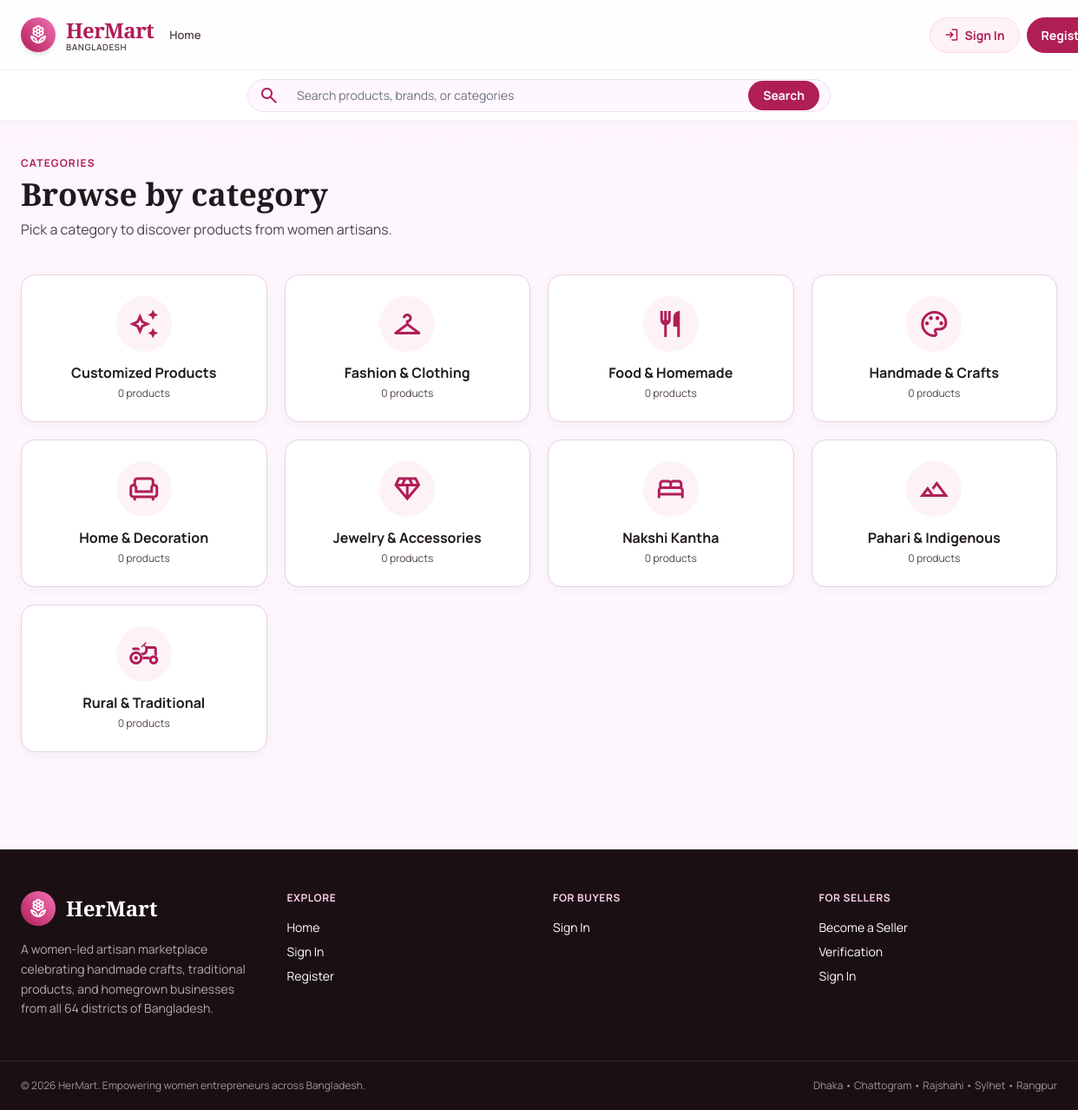
Screenshot of /customer/categories.php with the database file from the repository.
### tables this page shows
CREATE TABLE `categories` (
  `id` INT AUTO_INCREMENT PRIMARY KEY,
  `name` VARCHAR(80) NOT NULL,
  `slug` VARCHAR(80) NOT NULL UNIQUE,
  `icon` VARCHAR(60) DEFAULT 'category',
  `description` VARCHAR(255) DEFAULT NULL
);

### includes/functions.php (called while the page is built, shortened)
<?php
require_once __DIR__ . '/db.php';
function url($path) {
    return $path;
}
    ?>

### includes/db.php (called while the page is built, shortened)
<?php
$host = DB_HOST;
$user = DB_USER;
$pass = DB_PASS;
$db   = DB_NAME;
$port = DB_PORT;
$conn = @new mysqli($host, $user, $pass, $db, $port);
$db_ready = !$conn->connect_error;
function db_select($sql, $types = '', $params = []) {
    global $conn, $db_ready;
    $stmt = $conn->prepare($sql);
    if (!$stmt->execute()) {
        error_log('[HerMart] db_select execute failed: ' . $stmt->error . ' | SQL: ' . $sql);
        $stmt->close();
        return [];
    }
    $res = $stmt->get_result();
    $rows = $res ? $res->fetch_all(MYSQLI_ASSOC) : [];
    return $rows;
}
function h($str) {
    return htmlspecialchars((string)$str, ENT_QUOTES, 'UTF-8');
}

### includes/auth.php (called while the page is built, shortened)
<?php
require_once __DIR__ . '/functions.php';
function is_logged_in() {
    return !empty($_SESSION['user']['id']);
}

### customer/categories.php (the view, shortened to what this page needs)
<?php
require_once __DIR__ . '/../includes/init.php';
$cats = db_select("SELECT c.*, COUNT(p.id) AS product_count FROM categories c
                   LEFT JOIN products p ON p.category_id = c.id
                   GROUP BY c.id ORDER BY c.name ASC");
$catInfo = null;
include __DIR__ . '/../includes/header.php';
?>
<section class="bg-gradient-to-b from-primary-light/40 to-transparent">
  <div class="max-w-7xl mx-auto px-4 md:px-6 py-10">
    <p class="text-xs uppercase tracking-widest font-bold text-primary">Categories</p>
    <h1 class="font-serif text-3xl md:text-4xl font-bold mt-2">
      <?= $catInfo ? h($catInfo['name']) : 'Browse by category' ?>
    </h1>
    <p class="text-on-surface-variant mt-2 max-w-2xl">
      <?= $catInfo ? 'Explore all products in this category.' : 'Pick a category to discover products from women artisans.' ?>
    </p>
  </div>
</section>
<?php if (!$catInfo): ?>
<section class="max-w-7xl mx-auto px-4 md:px-6 pb-12">
  <div class="grid grid-cols-2 sm:grid-cols-3 lg:grid-cols-4 gap-5">
    <?php foreach ($cats as $c): ?>
      <a href="?cat=<?= h($c['slug']) ?>" class="hm-card p-6 flex flex-col items-center text-center group">
        <div class="w-16 h-16 rounded-full bg-primary-light flex items-center justify-center mb-3 group-hover:scale-110 transition-transform">
          <span class="material-symbols-outlined text-primary text-4xl"><?= h($c['icon']) ?></span>
        </div>
        <h3 class="font-bold text-on-surface"><?= h($c['name']) ?></h3>
        <p class="text-xs text-on-surface-variant mt-1"><?= (int)$c['product_count'] ?> products</p>
      </a>
    <?php endforeach; ?>
  </div>
</section>
<?php endif; ?>
<?php include __DIR__ . '/../includes/footer.php'; ?>

### includes/header.php (shortened to what this page needs)
<?php
$self = basename($_SERVER['PHP_SELF']);
$nav_role = $_SESSION['user']['role'] ?? 'guest';
$logged_in = is_logged_in();
$header_search_query = trim($_GET['q'] ?? '');
$show_shop_search = $nav_role !== 'admin';
function navActive($self, $target) {
    return $self === $target ? ' hm-nav-link-active' : '';
}
$self_path = $_SERVER['PHP_SELF'] ?? '';
$in_sub = (strpos($self_path, '/customer/') !== false)
       || (strpos($self_path, '/seller/')   !== false)
       || (strpos($self_path, '/admin/')    !== false);
$base = $in_sub ? '../' : '';
?>
<!DOCTYPE html>
<html lang="en">
<head>
<script src="https://cdn.tailwindcss.com?plugins=forms,container-queries"></script>
<link rel="stylesheet" href="<?= h(url($base . 'assets/css/style.css')) ?>">
</head>
<body class="bg-surface text-on-surface font-sans min-h-screen flex flex-col antialiased selection:bg-primary selection:text-white">
<header class="w-full border-b border-outline/50 bg-white/85 backdrop-blur-md sticky top-0 z-50">
  <div class="max-w-7xl mx-auto px-4 pr-2 md:px-6 md:pr-0 h-20 flex items-center justify-between gap-3">
    <a href="<?= h($base) ?>index.php" class="flex items-center gap-3 group shrink-0">
      <div class="w-10 h-10 rounded-full bg-gradient-to-tr from-primary to-pink-400 flex items-center justify-center text-white shadow-md group-hover:scale-105 transition-transform">
        <span class="material-symbols-outlined text-2xl">local_florist</span>
      </div>
      <div class="hidden sm:block">
        <span class="font-serif text-2xl font-bold tracking-tight text-primary">HerMart</span>
        <span class="block text-[10px] tracking-wider uppercase font-semibold text-on-surface-variant -mt-1">Bangladesh</span>
      </div>
    </a>
    <nav class="hm-primary-nav<?= $nav_role === 'customer' ? ' hm-primary-nav-customer' : '' ?> hidden lg:flex items-center gap-1 text-sm font-medium text-on-surface-variant" aria-label="Main navigation" tabindex="0">
      <a class="hm-nav-link<?= navActive($self, 'index.php') ?>" href="<?= h($base) ?>index.php">Home</a>
    </nav>
    <div class="hm-header-actions flex items-center gap-2 shrink-0">
      <?php if ($logged_in): ?>
        <?php if ($nav_role === 'seller'): ?>
          <a href="<?= h($base) ?>seller/dashboard.php" class="hm-nav-icon<?= navActivePrefix($self, 'dashboard') ?>" title="Dashboard">
            <span class="material-symbols-outlined text-[20px]">dashboard</span>
          </a>
          <a href="<?= h($base) ?>seller/products.php" class="hm-nav-icon<?= navActivePrefix($self, 'product') ?>" title="My Products">
            <span class="material-symbols-outlined text-[20px]">inventory_2</span>
          </a>
          <a href="<?= h($base) ?>seller/add-product.php" class="hm-nav-icon<?= navActivePrefix($self, 'add-product') ?>" title="Add Product">
            <span class="material-symbols-outlined text-[20px]">add_box</span>
          </a>
          <a href="<?= h($base) ?>seller/settings.php" class="hm-nav-icon<?= navActive($self, 'settings.php') ?>" title="Settings">
            <span class="material-symbols-outlined text-[20px]">settings</span>
          </a>
        <?php elseif ($nav_role === 'admin'): ?>
          <a href="<?= h($base) ?>admin/dashboard.php" class="hm-nav-icon" title="Admin">
            <span class="material-symbols-outlined text-[20px]">admin_panel_settings</span>
          </a>
        <?php else: ?>
          <a href="<?= h($base) ?>customer/profile.php" class="hm-nav-icon<?= navActive($self, 'profile.php') ?>" title="My Profile">
            <span class="material-symbols-outlined text-[20px]">person</span>
          </a>
          <a href="<?= h($base) ?>customer/orders.php" class="hm-nav-icon<?= navActive($self, 'orders.php') ?>" title="My Orders">
            <span class="material-symbols-outlined text-[20px]">receipt_long</span>
          </a>
        <?php endif; ?>
        <a href="<?= h($base) ?>logout.php" class="hm-nav-logout" title="Log out">
          <span class="material-symbols-outlined text-[18px]">logout</span>
          <span class="hidden md:inline">Logout</span>
        </a>
      <?php else: ?>
        <a href="<?= h($base) ?>login.php" class="hm-nav-pill">
          <span class="material-symbols-outlined text-[18px]">login</span>
          <span>Sign In</span>
        </a>
        <a href="<?= h($base) ?>register.php" class="hm-nav-pill bg-primary text-white hover:bg-primary-dark border-primary">
          <span>Register</span>
        </a>
      <?php endif; ?>
    </div>
  </div>
  <?php if ($show_shop_search): ?>
  <div class="border-t border-outline/30 bg-white/95">
    <form action="<?= h($base) ?>customer/products.php" method="get" role="search" class="max-w-7xl mx-auto px-4 md:px-6 py-2.5">
      <div class="flex items-center gap-2 max-w-2xl mx-auto rounded-full border border-outline/60 bg-surface px-3 focus-within:border-primary focus-within:ring-2 focus-within:ring-primary/15">
        <span class="material-symbols-outlined text-primary" aria-hidden="true">search</span>
        <input type="search" name="q" value="<?= h($header_search_query) ?>" placeholder="Search products, brands, or categories" aria-label="Search products" class="min-w-0 flex-1 border-0 bg-transparent py-2 text-sm focus:ring-0">
        <button type="submit" class="hm-btn hm-btn-primary px-4 py-2" aria-label="Search products">Search</button>
      </div>
    </form>
  </div>
  <?php endif; ?>
</header>
<main class="flex-1">

### includes/footer.php (shortened to what this page needs)
<?php
$self_path = $_SERVER['PHP_SELF'] ?? '';
$in_sub = (strpos($self_path, '/customer/') !== false)
       || (strpos($self_path, '/seller/')   !== false)
       || (strpos($self_path, '/admin/')    !== false);
$base = $in_sub ? '../' : '';
$logged_in_footer = is_logged_in();
?>
</main>
<footer class="bg-[#1a1014] text-white mt-16">
  <div class="max-w-7xl mx-auto px-4 md:px-6 py-12 grid grid-cols-2 md:grid-cols-4 gap-8">
    <div class="col-span-2 md:col-span-1">
      <div class="flex items-center gap-3 mb-4">
        <div class="w-10 h-10 rounded-full bg-gradient-to-tr from-primary to-pink-400 flex items-center justify-center text-white">
          <span class="material-symbols-outlined text-2xl">local_florist</span>
        </div>
        <span class="font-serif text-2xl font-bold text-white">HerMart</span>
      </div>
      <p class="text-sm text-pink-100/70 leading-relaxed">
        A women-led artisan marketplace celebrating handmade crafts, traditional products, and homegrown businesses from all 64 districts of Bangladesh.
      </p>
    </div>
    <div>
      <h4 class="text-xs uppercase tracking-wider font-bold text-pink-200 mb-4">Explore</h4>
      <ul class="space-y-2 text-sm">
        <li><a class="hover:text-pink-300" href="<?= h($base) ?>index.php">Home</a></li>
        <?php if ($logged_in_footer): ?>
          <li><a class="hover:text-pink-300" href="<?= h($base) ?>customer/home.php">Shop Home</a></li>
          <li><a class="hover:text-pink-300" href="<?= h($base) ?>customer/dashboard.php">My Dashboard</a></li>
          <li><a class="hover:text-pink-300" href="<?= h($base) ?>customer/products.php">All Products</a></li>
          <li><a class="hover:text-pink-300" href="<?= h($base) ?>customer/categories.php">Categories</a></li>
          <li><a class="hover:text-pink-300" href="<?= h($base) ?>customer/sellers.php">Sellers</a></li>
          <li><a class="hover:text-pink-300" href="<?= h($base) ?>customer/discover.php">Discover Bangladesh</a></li>
        <?php else: ?>
          <li><a class="hover:text-pink-300" href="<?= h($base) ?>login.php">Sign In</a></li>
          <li><a class="hover:text-pink-300" href="<?= h($base) ?>register.php">Register</a></li>
        <?php endif; ?>
      </ul>
    </div>
    <div>
      <h4 class="text-xs uppercase tracking-wider font-bold text-pink-200 mb-4">For Buyers</h4>
      <ul class="space-y-2 text-sm">
        <?php if ($logged_in_footer): ?>
          <li><a class="hover:text-pink-300" href="<?= h($base) ?>customer/custom-order.php">Custom Order</a></li>
          <li><a class="hover:text-pink-300" href="<?= h($base) ?>customer/services.php">Services</a></li>
          <li><a class="hover:text-pink-300" href="<?= h($base) ?>customer/vendor-booking.php">Vendor Booking</a></li>
          <li><a class="hover:text-pink-300" href="<?= h($base) ?>customer/reviews.php">Reviews</a></li>
          <li><a class="hover:text-pink-300" href="<?= h($base) ?>customer/cart.php">Cart</a></li>
        <?php else: ?>
          <li><a class="hover:text-pink-300" href="<?= h($base) ?>login.php">Sign In</a></li>
        <?php endif; ?>
      </ul>
    </div>
    <div>
      <h4 class="text-xs uppercase tracking-wider font-bold text-pink-200 mb-4">For Sellers</h4>
      <ul class="space-y-2 text-sm">
        <?php if ($logged_in_footer): ?>
          <li><a class="hover:text-pink-300" href="<?= h($base) ?>seller/profile.php">My Business</a></li>
          <li><a class="hover:text-pink-300" href="<?= h($base) ?>seller/dashboard.php">Dashboard</a></li>
          <li><a class="hover:text-pink-300" href="<?= h($base) ?>seller/products.php">My Products</a></li>
          <li><a class="hover:text-pink-300" href="<?= h($base) ?>seller/add-product.php">Add Product</a></li>
          <li><a class="hover:text-pink-300" href="<?= h($base) ?>seller/settings.php">Settings</a></li>
          <li><a class="hover:text-pink-300" href="<?= h($base) ?>verification.php">Verification</a></li>
        <?php else: ?>
          <li><a class="hover:text-pink-300" href="<?= h($base) ?>register.php?role=seller">Become a Seller</a></li>
          <li><a class="hover:text-pink-300" href="<?= h($base) ?>verification.php">Verification</a></li>
          <li><a class="hover:text-pink-300" href="<?= h($base) ?>login.php">Sign In</a></li>
        <?php endif; ?>
      </ul>
    </div>
  </div>
  <div class="border-t border-white/10">
    <div class="max-w-7xl mx-auto px-4 md:px-6 py-5 flex flex-col md:flex-row items-center justify-between gap-3 text-xs text-pink-100/60">
      <span>© <?= date('Y') ?> HerMart. Empowering women entrepreneurs across Bangladesh.</span>
      <span>Dhaka • Chattogram • Rajshahi • Sylhet • Rangpur</span>
    </div>
  </div>
</footer>
</body>
</html>

### assets/css/style.css (style rules this page uses)
html { scroll-behavior: smooth; }
body { -webkit-font-smoothing: antialiased; -moz-osx-font-smoothing: grayscale; font-family: 'Manrope', sans-serif; color: #201a1e; background: #fef7ff; }
.material-symbols-outlined { font-family: 'Material Symbols Outlined'; font-weight: normal; font-style: normal; font-size: 24px; line-height: 1; letter-spacing: normal; text-transform: none; display: inline-block; white-space: nowrap; word-wrap: normal; direction: ltr; font-feature-settings: 'liga'; -webkit-font-smoothing: antialiased; font-variation-settings: 'FILL' 0, 'wght' 400, 'GRAD' 0, 'opsz' 24; vertical-align: middle; }
.hm-nav-link { display: inline-block; padding: 8px 14px; border-radius: 9999px; color: #514349; text-decoration: none; font-size: 14px; font-weight: 600; transition: all 0.15s ease; }
.hm-primary-nav { flex: 1 1 0%; min-width: 0; overflow-x: auto; overflow-y: hidden; scrollbar-width: none; }
.hm-primary-nav .hm-nav-link { flex: 0 0 auto; white-space: nowrap; padding-left: 6px; padding-right: 6px; font-size: 13px; }
@media (min-width: 1024px) { .hm-header-actions { margin-right: -32px; } }
.hm-nav-pill { display: inline-flex; align-items: center; gap: 6px; padding: 9px 16px; border-radius: 9999px; border: 1px solid #ffd9e2; background: #fdf2f6; color: #b01e56; text-decoration: none; font-size: 14px; font-weight: 700; transition: all 0.15s ease; }
.hm-card { background: #fff; border: 1px solid #e2d3df; border-radius: 1rem; box-shadow: 0 4px 14px rgba(101, 88, 95, 0.06); transition: all 0.2s ease; }
button, .hm-btn { border-radius: 9999px; font-family: inherit; }
.hm-btn { display: inline-flex; align-items: center; justify-content: center; gap: 8px; padding: 11px 22px; border-radius: 9999px; font-weight: 700; font-size: 14px; border: 1px solid transparent; cursor: pointer; text-decoration: none; transition: all 0.15s ease; white-space: nowrap; line-height: 1.2; }
.hm-btn-primary { background: #b01e56; color: #fff; }

### rows the page displays
categories: name "Customized Products", product_count "0"
categories: name "Fashion & Clothing", product_count "0"
categories: name "Food & Homemade", product_count "0"
categories: name "Handmade & Crafts", product_count "0"
categories: name "Home & Decoration", product_count "0"
categories: name "Jewelry & Accessories", product_count "0"
categories: name "Nakshi Kantha", product_count "0"
categories: name "Pahari & Indigenous", product_count "0"
categories: name "Rural & Traditional", product_count "0"
